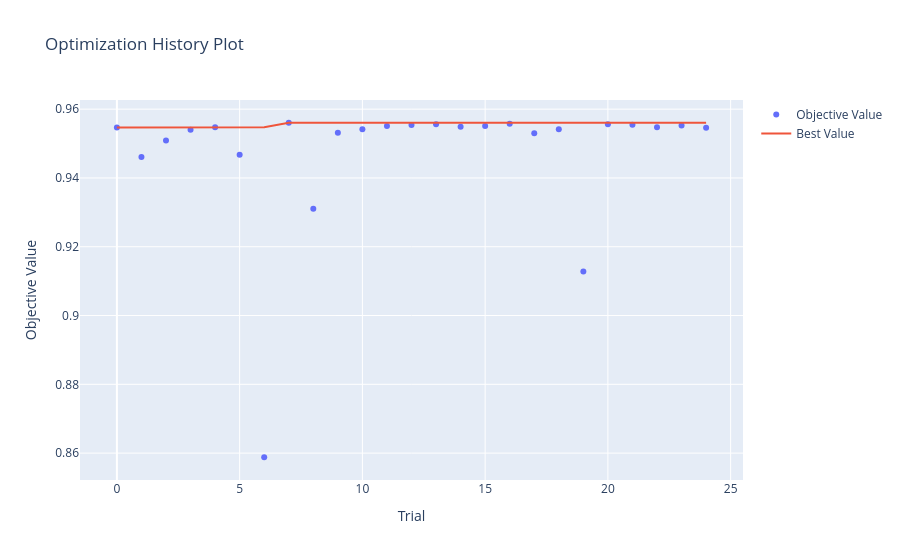

Write notebook code for a chart like this one.
### Code cell
optuna.visualization.plot_optimization_history(xgb_study)

### Figure 1 — Plotly figure (JSON) as saved in the notebook; plotly's stock layout.template omitted (floating-point values rounded to 4 significant figures)
{"data": [{"mode": "markers", "name": "Objective Value", "type": "scatter", "x": [0, 1, 2, 3, 4, 5, 6, 7, 8, 9, 10, 11, 12, 13, 14, 15, 16, 17, 18, 19, 20, 21, 22, 23, 24], "y": [0.9547, 0.9461, 0.9509, 0.954, 0.9548, 0.9468, 0.8588, 0.956, 0.9311, 0.9531, 0.9542, 0.9551, 0.9554, 0.9556, 0.9549, 0.9551, 0.9558, 0.953, 0.9541, 0.9128, 0.9556, 0.9555, 0.9547, 0.9552, 0.9546]}, {"mode": "lines", "name": "Best Value", "type": "scatter", "x": [0, 1, 2, 3, 4, 5, 6, 7, 8, 9, 10, 11, 12, 13, 14, 15, 16, 17, 18, 19, 20, 21, 22, 23, 24], "y": [0.9547, 0.9547, 0.9547, 0.9547, 0.9548, 0.9548, 0.9548, 0.956, 0.956, 0.956, 0.956, 0.956, 0.956, 0.956, 0.956, 0.956, 0.956, 0.956, 0.956, 0.956, 0.956, 0.956, 0.956, 0.956, 0.956]}, {"marker": {"color": "#cccccc"}, "mode": "markers", "name": "Infeasible Trial", "showlegend": false, "type": "scatter", "x": [], "y": []}], "layout": {"title": {"text": "Optimization History Plot"}, "xaxis": {"title": {"text": "Trial"}}, "yaxis": {"title": {"text": "Objective Value"}}}}
